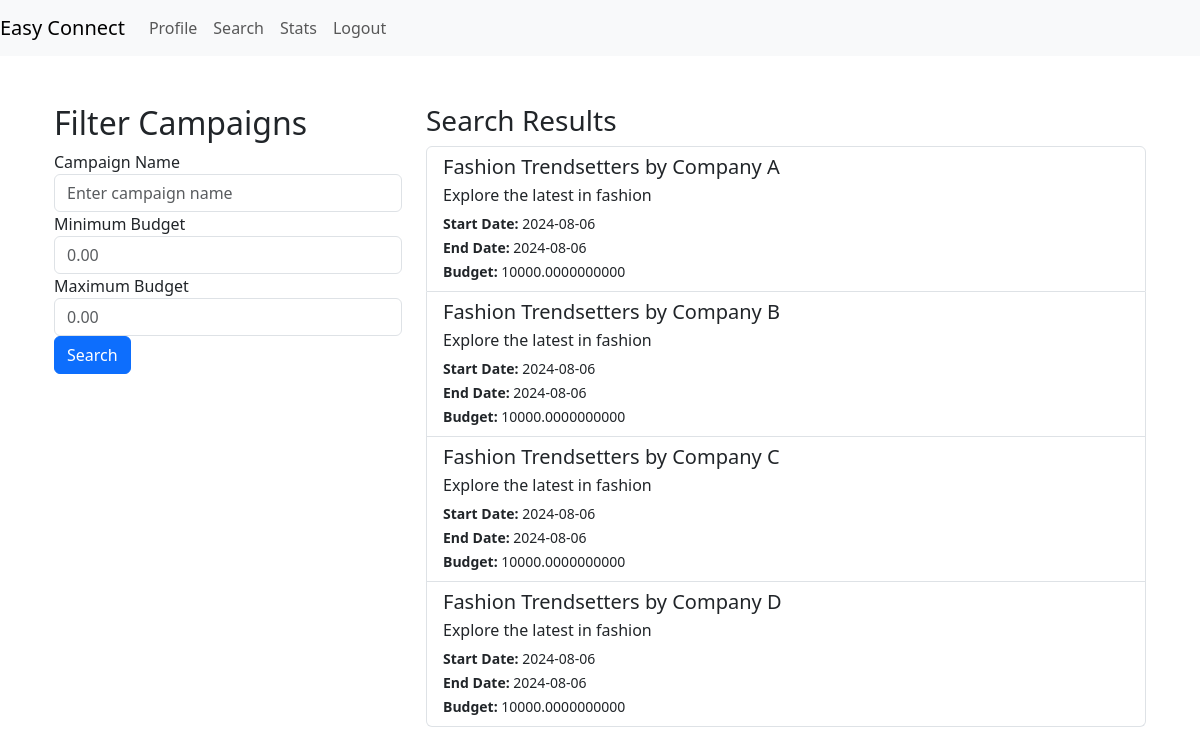
Before: /campaign_search (signed in) with the older database file.
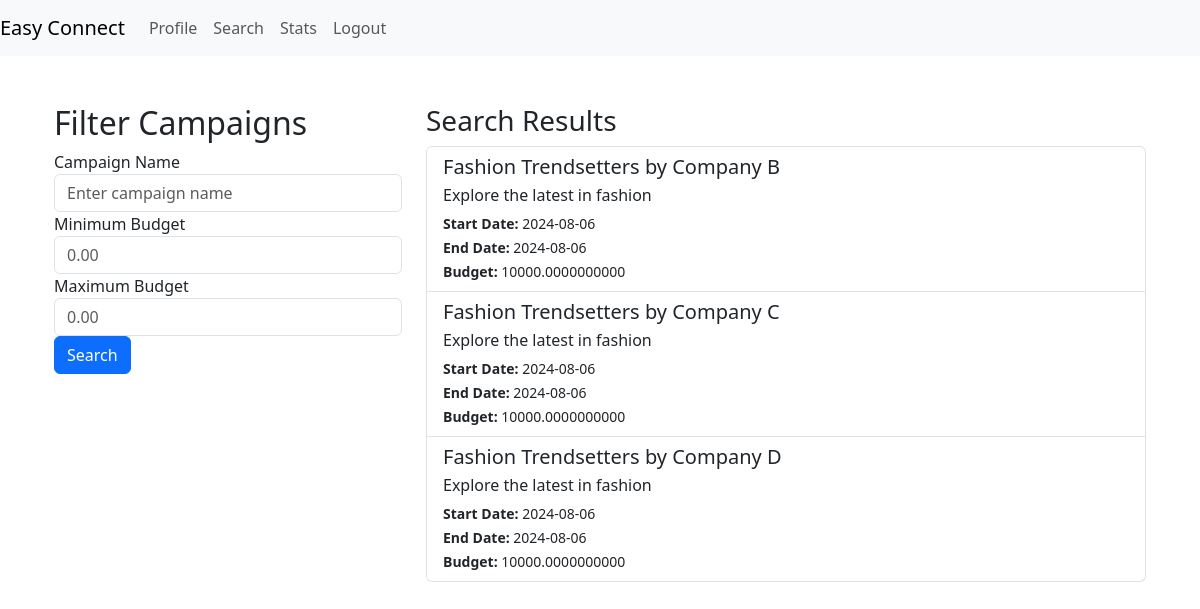
After: the same page with the newer database file.
### models.py (models this page shows)
class Campaign(db.Model):
    __tablename__ = 'campaign'
    campaign_id = db.Column(db.Integer, primary_key=True, autoincrement=True)
    sponsor_id = db.Column(db.Integer, db.ForeignKey('sponsors.sponsor_id'), nullable=False)
    name = db.Column(db.String(32),unique=True, nullable=False)
    description = db.Column(db.String(128))
    start_date = db.Column(db.Date)
    end_date = db.Column(db.Date)
    budget = db.Column(db.Float(10, 2), nullable=False)
    visibility = db.Column(Enum('private', 'public', name='visibility_types'), default='public', nullable=False)
    goals = db.Column(db.String(128))
    niche = db.Column(db.String(32),nullable=False)
    campaign_status = db.Column(Enum('ongoing', 'flagged', 'deleted', 'completed' ,name='campaign_status_types'), default='ongoing', nullable=False)
    sponsor = db.relationship('Sponsor', backref=db.backref('campaigns', lazy=True))

### routes.py (the view, shortened to what this page needs)
@app.route('/campaign_search', methods=['GET', 'POST'])
@auth_rep
def influencer_search():  #will be used by influencer and admin to search for campaigns
    if session['role_id'] == 1:
            query = Campaign.query
    else:
        id = session.get('user_id')
        influencer = InfluencerProfile.query.filter_by(id=id).first()
        query = Campaign.query.filter(
            Campaign.visibility == 'public',
            Campaign.niche == influencer.niche,
            Campaign.campaign_status == 'ongoing'
        )
    search_results = query.all()
    return render_template('campaign_search.html', search_results=search_results)

### routes.py (called while the page is built)
def auth_rep(func):
    @wraps(func)
    def inner(*args,**kwargs):
        if 'user_id' in session:
            user = User.query.get(session['user_id'])
            if user.is_flagged:
                flash('Your account is flagged and cannot perform this action.', 'error')
                return redirect(url_for('login'))
            return func(*args,**kwargs)
        else:
            flash('You are not logged in,Please login to proceed','error')
            return redirect(url_for('login'))
    return inner

### templates/campaign_search.html (shortened to what this page needs)
{% extends 'layout.html' %}
{% block content %}
<div class="container">
    <div class="row">
        <div class="col-md-4">
            <h2>Filter Campaigns</h2>
            <form action="{{ url_for('influencer_search') }}" method="POST">
                <div class="form-group">
                    <label for="search_query">Campaign Name</label>
                    <input type="text" name="search_query" id="search_query" class="form-control" placeholder="Enter campaign name">
                </div>
                <div class="form-group">
                    <label for="min_budget">Minimum Budget</label>
                    <input type="number" name="min_budget" id="min_budget" class="form-control" placeholder="0.00" step="0.01">
                </div>
                <div class="form-group">
                    <label for="max_budget">Maximum Budget</label>
                    <input type="number" name="max_budget" id="max_budget" class="form-control" placeholder="0.00" step="0.01">
                </div>
                <button type="submit" class="btn btn-primary">Search</button>
            </form>
        </div>
        <div class="col-md-8">
            <h3>Search Results</h3>
            <div class="list-group">
                {% if search_results %}
                    {% for campaign in search_results %}
                        <a href="{{ url_for('campaign_details', campaign_id=campaign.campaign_id) }}" class="list-group-item list-group-item-action">
                            <h5 class="mb-1">{{ campaign.name }}</h5>
                            <p class="mb-1">{{ campaign.description }}</p>
                            <small><strong>Start Date:</strong> {{ campaign.start_date }}</small><br>
                            <small><strong>End Date:</strong> {{ campaign.end_date }}</small><br>
                            <small><strong>Budget:</strong> {{ campaign.budget }}</small>
                        </a>
                    {% endfor %}
                {% else %}
                    <p>No campaigns found matching your criteria.</p>
                {% endif %}
            </div>
        </div>
    </div>
</div>
{% endblock %}

Changed rows visible on the page:
no longer on this page (row edited): Campaign: name "Fashion Trendsetters by Company A", description "Explore the latest in fashion", start_date "2024-08-06", end_date "2024-08-06", budget "10000.0000000000"
